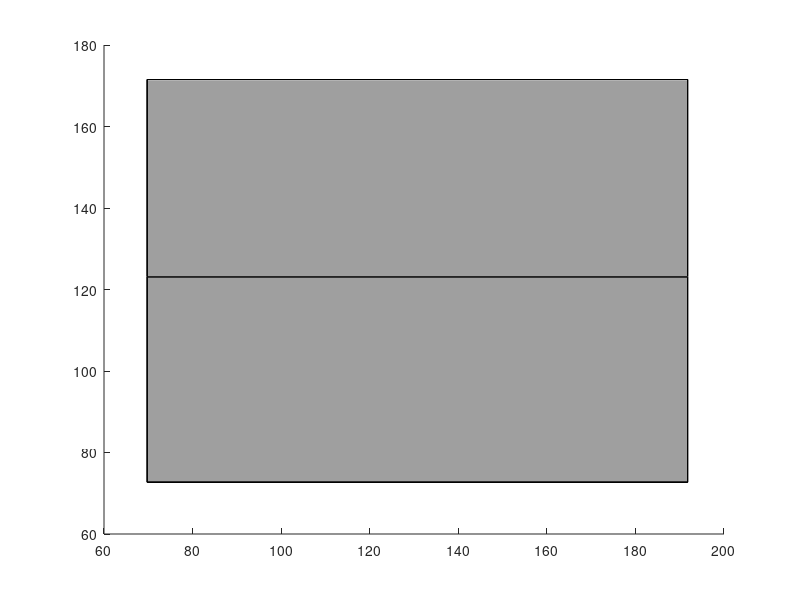

Reproduce this figure in MATLAB. (Note: this script raises an error after producing the figure.)
close all
file = fopen('maison.txt','r')
figure;
hold on
polygones={}
i=1;
while(~feof(file))
    l = fgets(file)
    mat = sscanf(l,'%f')
    mat = reshape(mat,3,[])
    X = mat(1,:)
    Y = mat(2,:)
    Z = mat(3,:)
    polygones{i}=mat;
    i=i+1;
    %patch(X,Y,Z,i,'FaceAlpha',0.5)
     patch(X,Y,Z,[0.5 0.5 0.5],'FaceAlpha',0.5)
end

file2 = fopen('adja.txt','r')
mat2 = fscanf(file2,'%i')
mat2 = reshape(mat2,size(polygones,2),size(polygones,2));
for i=1:size(polygones,2)
    for j=1:(i-1)
        if(mat2(i,j)==1)
            extremites = [mean(polygones{i},2) mean(polygones{j},2)];
            plot3(extremites(1,:),extremites(2,:),extremites(3,:),'-bs');
        end
    end
end
hold off